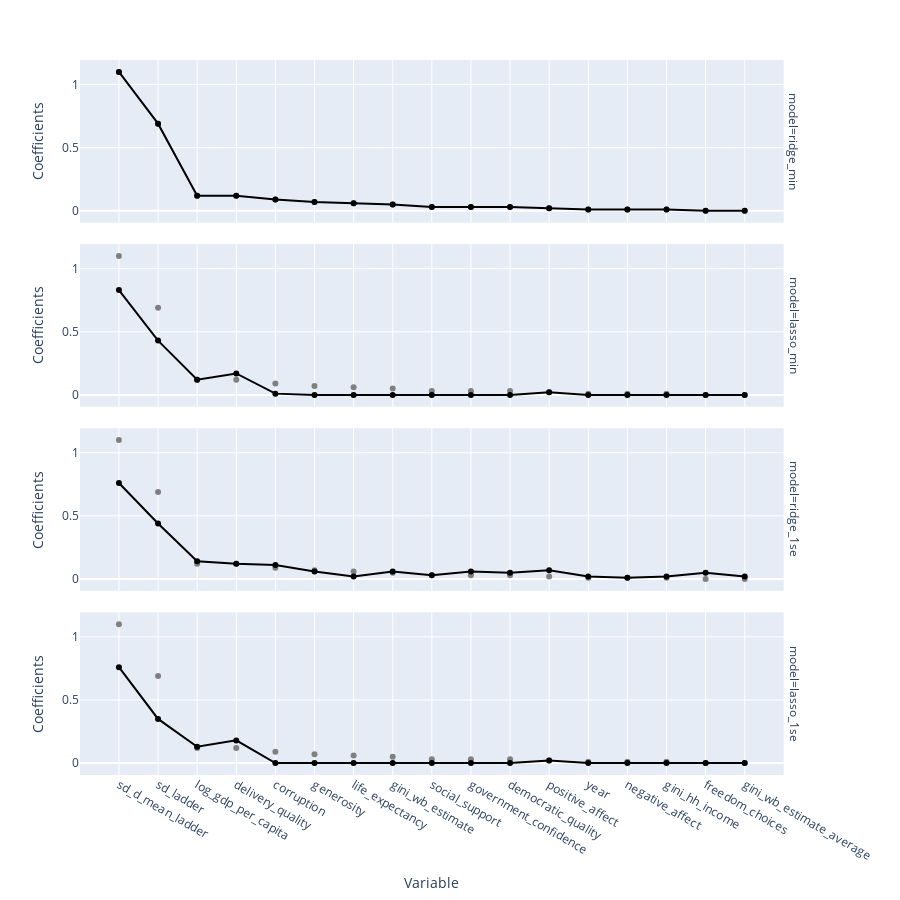

The notebook cell this image was saved under:
### Markdown cell above
Then can create a plot that compares the unregularized and regularized coefficients for each regularized fit.

The figure below shows that the lasso fit with $\lambda_{min}$ implemented almost no shrinkage (implying that this regularization parameter was not large enough to actually perform any meaningful regularization). The ridge fit with $\lambda_{min}$ involves slightly more regularization than the corresponding lasso fit with $\lambda_{min}$, but most of the coeﬀicients are still very similar to their unregularized counterparts.

### Code cell
fig = px.scatter(x='variable', 
                 y='ls_coefficients', 
                 labels=dict(variable='Variable', ls_coefficients='Coefficients'),
                 data_frame=coefs, 
                 facet_row='model',
                 color_discrete_sequence=['rgb(128,128,128)'],
                 height=900)

# add just the ls_coefficients values to each facet in fig
i = 5
for model_var in coefs.model.unique():
    fig.add_trace(go.Scatter(x=coefs.query('model == @model_var').variable,
                             y=coefs.query('model == @model_var').coefficients,
                             mode='markers+lines',
                             line=dict(color='black'),
                             showlegend=False),
                  row=i-1, col=1)
    i-=1

fig

### Figure 1 — Plotly figure (JSON) as saved in the notebook; plotly's stock layout.template omitted (floating-point values rounded to 4 significant figures)
{"data": [{"hovertemplate": "model=ridge_min<br>Variable=%{x}<br>Coefficients=%{y}<extra></extra>", "legendgroup": "", "marker": {"color": "rgb(128,128,128)", "symbol": "circle"}, "mode": "markers", "name": "", "orientation": "v", "showlegend": false, "type": "scatter", "x": ["sd_d_mean_ladder", "sd_ladder", "log_gdp_per_capita", "delivery_quality", "corruption", "generosity", "life_expectancy", "gini_wb_estimate", "social_support", "government_confidence", "democratic_quality", "positive_affect", "year", "negative_affect", "gini_hh_income", "freedom_choices", "gini_wb_estimate_average"], "xaxis": "x4", "y": [1.1, 0.69, 0.12, 0.12, 0.09, 0.07, 0.06, 0.05, 0.03, 0.03, 0.03, 0.02, 0.01, 0.01, 0.01, 0, 0], "yaxis": "y4"}, {"hovertemplate": "model=lasso_min<br>Variable=%{x}<br>Coefficients=%{y}<extra></extra>", "legendgroup": "", "marker": {"color": "rgb(128,128,128)", "symbol": "circle"}, "mode": "markers", "name": "", "orientation": "v", "showlegend": false, "type": "scatter", "x": ["sd_d_mean_ladder", "sd_ladder", "log_gdp_per_capita", "delivery_quality", "corruption", "generosity", "life_expectancy", "gini_wb_estimate", "social_support", "government_confidence", "democratic_quality", "positive_affect", "year", "negative_affect", "gini_hh_income", "freedom_choices", "gini_wb_estimate_average"], "xaxis": "x3", "y": [1.1, 0.69, 0.12, 0.12, 0.09, 0.07, 0.06, 0.05, 0.03, 0.03, 0.03, 0.02, 0.01, 0.01, 0.01, 0, 0], "yaxis": "y3"}, {"hovertemplate": "model=ridge_1se<br>Variable=%{x}<br>Coefficients=%{y}<extra></extra>", "legendgroup": "", "marker": {"color": "rgb(128,128,128)", "symbol": "circle"}, "mode": "markers", "name": "", "orientation": "v", "showlegend": false, "type": "scatter", "x": ["sd_d_mean_ladder", "sd_ladder", "log_gdp_per_capita", "delivery_quality", "corruption", "generosity", "life_expectancy", "gini_wb_estimate", "social_support", "government_confidence", "democratic_quality", "positive_affect", "year", "negative_affect", "gini_hh_income", "freedom_choices", "gini_wb_estimate_average"], "xaxis": "x2", "y": [1.1, 0.69, 0.12, 0.12, 0.09, 0.07, 0.06, 0.05, 0.03, 0.03, 0.03, 0.02, 0.01, 0.01, 0.01, 0, 0], "yaxis": "y2"}, {"hovertemplate": "model=lasso_1se<br>Variable=%{x}<br>Coefficients=%{y}<extra></extra>", "legendgroup": "", "marker": {"color": "rgb(128,128,128)", "symbol": "circle"}, "mode": "markers", "name": "", "orientation": "v", "showlegend": false, "type": "scatter", "x": ["sd_d_mean_ladder", "sd_ladder", "log_gdp_per_capita", "delivery_quality", "corruption", "generosity", "life_expectancy", "gini_wb_estimate", "social_support", "government_confidence", "democratic_quality", "positive_affect", "year", "negative_affect", "gini_hh_income", "freedom_choices", "gini_wb_estimate_average"], "xaxis": "x", "y": [1.1, 0.69, 0.12, 0.12, 0.09, 0.07, 0.06, 0.05, 0.03, 0.03, 0.03, 0.02, 0.01, 0.01, 0.01, 0, 0], "yaxis": "y"}, {"line": {"color": "black"}, "mode": "markers+lines", "showlegend": false, "type": "scatter", "x": ["sd_d_mean_ladder", "sd_ladder", "log_gdp_per_capita", "delivery_quality", "corruption", "generosity", "life_expectancy", "gini_wb_estimate", "social_support", "government_confidence", "democratic_quality", "positive_affect", "year", "negative_affect", "gini_hh_income", "freedom_choices", "gini_wb_estimate_average"], "xaxis": "x4", "y": [1.1, 0.69, 0.12, 0.12, 0.09, 0.07, 0.06, 0.05, 0.03, 0.03, 0.03, 0.02, 0.01, 0.01, 0.01, 0, 0], "yaxis": "y4"}, {"line": {"color": "black"}, "mode": "markers+lines", "showlegend": false, "type": "scatter", "x": ["sd_d_mean_ladder", "sd_ladder", "log_gdp_per_capita", "delivery_quality", "corruption", "generosity", "life_expectancy", "gini_wb_estimate", "social_support", "government_confidence", "democratic_quality", "positive_affect", "year", "negative_affect", "gini_hh_income", "freedom_choices", "gini_wb_estimate_average"], "xaxis": "x3", "y": [0.83, 0.43, 0.12, 0.17, 0.01, 0, 0, 0, 0, 0, 0, 0.02, 0, 0, 0, 0, 0], "yaxis": "y3"}, {"line": {"color": "black"}, "mode": "markers+lines", "showlegend": false, "type": "scatter", "x": ["sd_d_mean_ladder", "sd_ladder", "log_gdp_per_capita", "delivery_quality", "corruption", "generosity", "life_expectancy", "gini_wb_estimate", "social_support", "government_confidence", "democratic_quality", "positive_affect", "year", "negative_affect", "gini_hh_income", "freedom_choices", "gini_wb_estimate_average"], "xaxis": "x2", "y": [0.76, 0.44, 0.14, 0.12, 0.11, 0.06, 0.02, 0.06, 0.03, 0.06, 0.05, 0.07, 0.02, 0.01, 0.02, 0.05, 0.02], "yaxis": "y2"}, {"line": {"color": "black"}, "mode": "markers+lines", "showlegend": false, "type": "scatter", "x": ["sd_d_mean_ladder", "sd_ladder", "log_gdp_per_capita", "delivery_quality", "corruption", "generosity", "life_expectancy", "gini_wb_estimate", "social_support", "government_confidence", "democratic_quality", "positive_affect", "year", "negative_affect", "gini_hh_income", "freedom_choices", "gini_wb_estimate_average"], "xaxis": "x", "y": [0.76, 0.35, 0.13, 0.18, 0, 0, 0, 0, 0, 0, 0, 0.02, 0, 0, 0, 0, 0], "yaxis": "y"}], "layout": {"annotations": [{"font": {}, "showarrow": false, "text": "model=lasso_1se", "textangle": 90, "x": 0.98, "xanchor": "left", "xref": "paper", "y": 0.1138, "yanchor": "middle", "yref": "paper"}, {"font": {}, "showarrow": false, "text": "model=ridge_1se", "textangle": 90, "x": 0.98, "xanchor": "left", "xref": "paper", "y": 0.3712, "yanchor": "middle", "yref": "paper"}, {"font": {}, "showarrow": false, "text": "model=lasso_min", "textangle": 90, "x": 0.98, "xanchor": "left", "xref": "paper", "y": 0.6288, "yanchor": "middle", "yref": "paper"}, {"font": {}, "showarrow": false, "text": "model=ridge_min", "textangle": 90, "x": 0.98, "xanchor": "left", "xref": "paper", "y": 0.8862, "yanchor": "middle", "yref": "paper"}], "height": 900, "legend": {"tracegroupgap": 0}, "margin": {"t": 60}, "xaxis": {"anchor": "y", "domain": [0, 0.98], "title": {"text": "Variable"}}, "xaxis2": {"anchor": "y2", "domain": [0, 0.98], "matches": "x", "showticklabels": false}, "xaxis3": {"anchor": "y3", "domain": [0, 0.98], "matches": "x", "showticklabels": false}, "xaxis4": {"anchor": "y4", "domain": [0, 0.98], "matches": "x", "showticklabels": false}, "yaxis": {"anchor": "x", "domain": [0, 0.2275], "title": {"text": "Coefficients"}}, "yaxis2": {"anchor": "x2", "domain": [0.2575, 0.485], "matches": "y", "title": {"text": "Coefficients"}}, "yaxis3": {"anchor": "x3", "domain": [0.515, 0.7425], "matches": "y", "title": {"text": "Coefficients"}}, "yaxis4": {"anchor": "x4", "domain": [0.7725, 1], "matches": "y", "title": {"text": "Coefficients"}}}}
